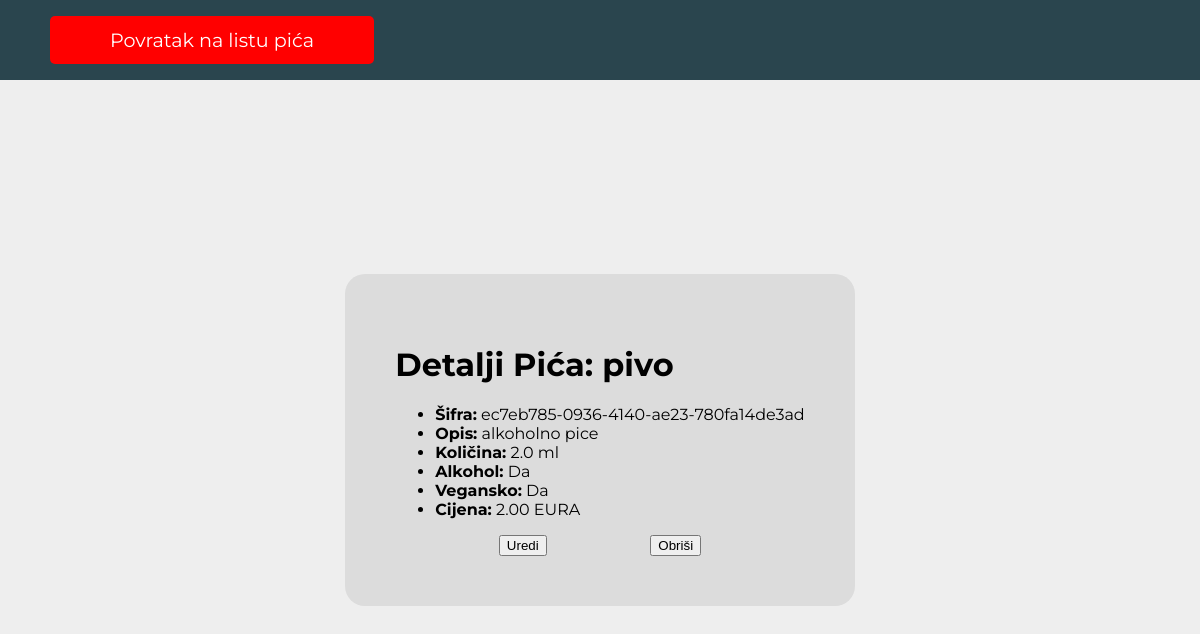
The app's page /pice/4/ with its own data.
### main/models.py (models this page shows, shortened)
class Pice(models.Model):
    pice_sifra = models.UUIDField(default=uuid.uuid4, editable=False, unique=True)    #models.CharField(max_length=10, unique=True, blank=True)
    pice_naziv = models.CharField(max_length=30)
    pice_opis = models.CharField(max_length=100)
    pice_kolicina_u_ml = models.FloatField()
    pice_sadrzi_alkohol = models.BooleanField(default=False)
    pice_vegansko = models.BooleanField(default=False)
    pice_poj_cijena = models.DecimalField(max_digits=10, decimal_places=2)

### main/views.py (the view)
# urls.py: path('pice/<int:pk>/', views.PiceDetailView.as_view(), name='pice_detail'),
class PiceDetailView(DetailView):
    model = Pice
    template_name = 'main/admin/lista_pica/pregled_pica/detail_view.html'
    context_object_name = 'pice'

### main/templates/main/admin/lista_pica/pregled_pica/detail_view.html (shortened to what this page needs)
<!DOCTYPE html>
<html lang="en">
<head>
    {% load static %}
    <link rel="stylesheet" href="{% static 'styles/global0.css' %}">
</head>
<body>
    <div class="header">
        <a href="{% url 'main:drink_list_view' %}">
            Povratak na listu pića
        </a>
    </div>
    <div class="body">
        <div class="container">
            <h1>Detalji Pića: {{ pice.pice_naziv }}</h1>
            <ul>
                <li><strong>Šifra:</strong> {{ pice.pice_sifra }}</li>
                <li><strong>Opis:</strong> {{ pice.pice_opis }}</li>
                <li><strong>Količina:</strong> {{ pice.pice_kolicina_u_ml }} ml</li>
                <li><strong>Alkohol:</strong> {% if pice.pice_sadrzi_alkohol %}Da{% else %}Ne{% endif %}</li>
                <li><strong>Vegansko:</strong> {% if pice.pice_vegansko %}Da{% else %}Ne{% endif %}</li>
                <li><strong>Cijena:</strong> {{ pice.pice_poj_cijena }} EURA</li>
            </ul>
        <div style="display: flex; justify-content: space-evenly;">
            <a href="{% url 'main:drink_update_view' pice.pice_sifra %}">
                <button>Uredi</button>
            </a>
            <a href="{% url 'main:drink_delete_view' pice.pice_sifra %}">
                <button>Obriši</button>
            </a>
        </div>
        </div>
    </div>
</body>
</html>

### static/styles/global0.css (style rules this page uses)
:root { --primary-color: #eeeeee; --secondary-color: #dcdcdc; --background-color: #2a454e; --font-family: 'Montserrat', sans-serif; --positive-color: #3EBD37; --negative-color: #CC4129; --neutral-color: #FFC801; }
body { width: 100vw; height: 100vh; margin: 0; font-family: var(--font-family); }
.header { background-color: #2a454e; height: 10%; width: 100%; display: flex; flex-direction: column; justify-content: center; }
.header a { width: 300px; text-align: center; text-decoration: none; font-family: 'Montserrat'; padding: 12px; background-color: red; color: white; font-size: 1.2rem; border: none; border-radius: 5px; cursor: pointer; transition: background-color 0.3s ease; flex-grow: 0; margin-left: 50px; }
.body { background-color: var(--primary-color); height: 90%; width: 100%; display: flex; justify-content: center; align-items: center; }
.container { background-color: var(--secondary-color); border-radius: 20px; padding: 50px; }

### records on screen
Pice: pice_naziv "pivo", pice_sifra "ec7eb785-0936-4140-ae23-780fa14de3ad", pice_opis "alkoholno pice", pice_kolicina_u_ml "2.0", pice_poj_cijena "2.00"
